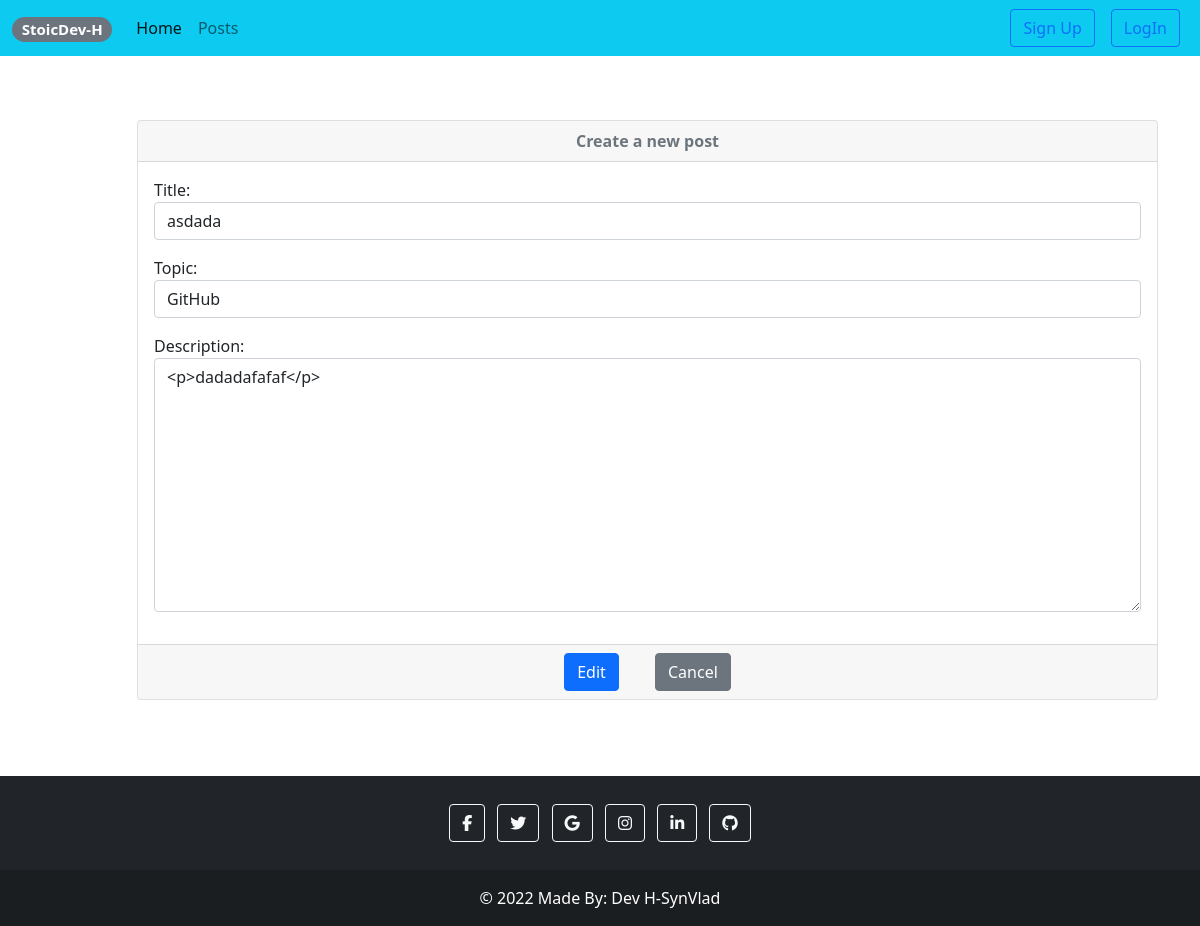
The page /update-post/5/ on the database its author committed.
### post/models.py (models this page shows, shortened)
class Post(models.Model):
    topic = models.ForeignKey(Topic, on_delete=models.SET_NULL, null=True)
    title = models.CharField(max_length=255)
    description = RichTextField(blank=True)
    like_count = models.IntegerField(default=0)
    dislike_count = models.IntegerField(default=0)
    active = models.BooleanField(default=True)
    created_at = models.DateTimeField(auto_now_add=True)
    updated_at = models.DateTimeField(auto_now=True)
    class Meta:
        ordering = ['-updated_at', '-created_at']

### post/views.py (the view, shortened to what this page needs)
# urls.py: path('update-post/<int:pk>/', views.PostUpdateView.as_view(), name='update_post'),
class PostUpdateView(UpdateView):
    template_name = 'post/create-post.html'
    model = Post
    form_class = PostForm

### post/forms.py
class PostForm(forms.ModelForm):
    class Meta:
        model = Post
        fields = ['title', 'topic', 'description']
        widgets = {
            'title': TextInput(attrs={'placeholder': 'Please enter the title', 'class': 'form-control'}),
            'topic': Select(attrs={'class': 'form-control'}),
            'description': Textarea(attrs={'placeholder': 'Please enter the post content', 'class': 'form-control'}),
        }

### post/models.py (called while the page is built)
    def __str__(self): return self.name

### templates/post/create-post.html (shortened to what this page needs)
{% extends 'base.html' %}
{% block content %}
    <div class="container">
        <div class="row">
            <div class="col-md-11 offset-md-1">
                <div class="card mt-5">
                    <div class="card-header text-center text-muted" style="font-weight:700">
                        Create a new post
                    </div>
                    <form method="post">
                        <div class="card-body mx-auto">
                            {{ form.as_p }}
                        </div>
                        <div class="card-footer text-center">
                            {% if request.path != '/create-post/' %}
                                <button type="submit" class="btn btn-primary mx-3">Edit</button>
                            {% else %}
                                <button type="submit" class="btn btn-primary mx-3">Create</button>
                            {% endif %}
                            <a href="{% url 'home' %}" class="btn btn-secondary mx-3">Cancel</a>
                        </div>
                    </form>
                </div>
            </div>
        </div>
    </div>
{% endblock %}

### templates/base.html (style rules this page uses)
a { text-decoration: none; }

### rows shown on the page
Post: title "asdada", topic "GitHub", description "<p>dadadafafaf</p>"
